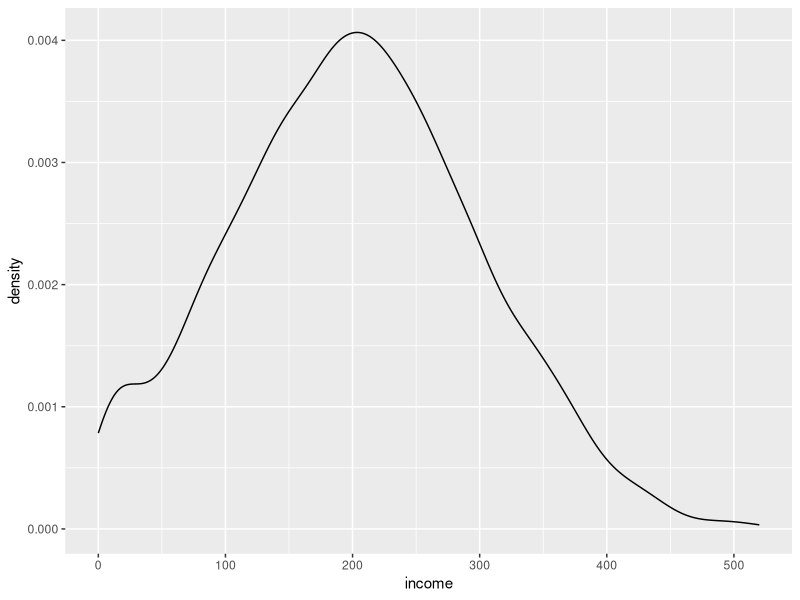
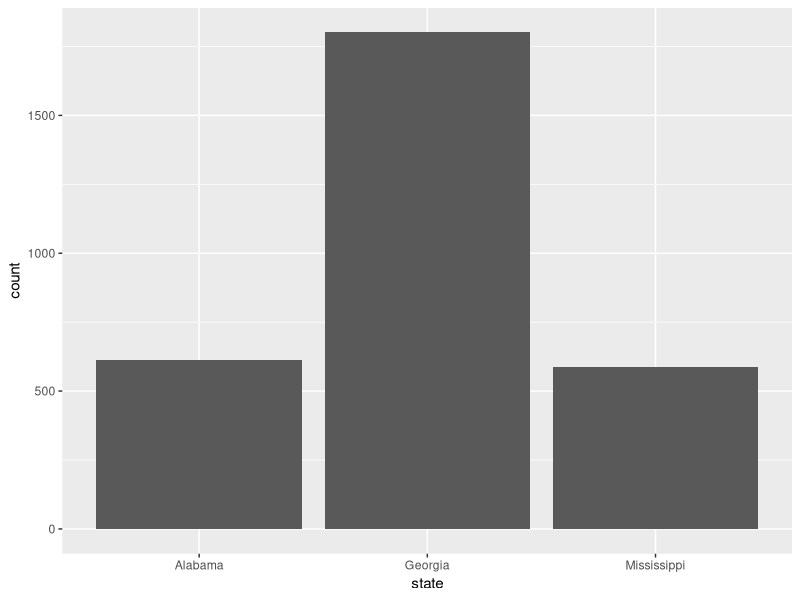

Write R code to recreate these figures, in order. (Note: this script raises an error after producing the figures.)
library(tidyverse)
library(scales)
library(truncnorm)
library(broom)

# Seeds
# https://evalf22.classes.andrewheiss.com/example/random-numbers.html#seeds
set.seed(1234)

rnorm(10)

sample(1:6, 4, replace = TRUE)
sample(1:6, 4, replace = TRUE)



# Distributions and random numbers
# https://evalf22.classes.andrewheiss.com/example/random-numbers.html
set.seed(1234)
n_people <- 3000
fake_people <- tibble(
  person_id = 1:n_people
) %>% 
  mutate(income = rnorm(n_people, mean = 200, sd = 100)) %>% 
  mutate(income = round(income, 0)) %>% 
  mutate(state = sample(c("Mississippi", "Alabama", "Georgia"),
                        n_people, 
                        replace = TRUE,
                        prob = c(0.2, 0.2, 0.6))) %>% 
  mutate(treatment = sample(c("Control", "Treatment"),
                            n_people,
                            replace = TRUE,
                            prob = c(2/3, 1/3))) %>% 
  mutate(income_uniform = runif(n_people, 500, 700)) %>% 
  mutate(income = ifelse(income < 0, 10, income),
         income_fixed = rtruncnorm(n_people, mean = 100, sd = 100, a = 0, b = 300))

runif(10, min = 5, max = 10)
sample(400:800, 10, replace = TRUE)



fake_people %>% 
  summarize(avg_income = mean(income))

ggplot(fake_people,
       aes(x = income)) +
  geom_density()

ggplot(fake_people, aes(x = state)) +
  geom_bar()



## Histograms, density plots, and bar charts


## Uniform (sample and runif)
## Normal
## Truncated normal
## Beta
## Binomial
## Poisson


# Rescaling things


# Connecting columns
## Draw a DAG
## Baseline value + effect from incoming nodes + noise

n_cookie_people <- 2001

cookie_data <- tibble(id = 1:n_cookie_people) %>% 
  # Exogneous things
  mutate(likes_blue = sample(c(TRUE, FALSE), n_cookie_people, 
                             replace = TRUE, prob = c(0.3, 0.7))) %>% 
  mutate(cookie_baseline = rtruncnorm(n_cookie_people, 
                                      mean = 3, sd = 1, a = 0),
         cookie_blue_boost = rnorm(n_cookie_people, 
                                   mean = 1.5, sd = 0.25) * likes_blue,
         cookies = cookie_baseline + cookie_blue_boost) %>% 
  mutate(net_prob_baseline = 0.5,
         like_blue_effect = -0.2,
         net_prob = baseline + effects,
         net = sample(c("Yes", "No"), n_people, prob = c(net_prob, 1 - net_prob)))  
  mutate(happiness_baseline = rnorm(n_cookie_people, 50, 15),
         happiness_blue_boost = 5 * likes_blue,
         happiness_cookie_boost = cookies * 5,
         happiness = happiness_baseline + happiness_blue_boost + 
           happiness_cookie_boost)

ggplot(cookie_data, aes(x = cookies, y = happiness)) +
  geom_point() +
  geom_smooth(method = "lm")

test_model <- lm(happiness ~ cookies + likes_blue, data = cookie_data)
tidy(test_model)

ggplot(cookie_data, aes(x = happiness_baseline)) +
  geom_density()

ggplot(cookie_data, aes(x = likes_blue)) +
  geom_bar()

ggplot(cookie_data, aes(x = likes_blue, y = cookies)) +
  geom_boxplot()

test_model <- lm(cookies ~ likes_blue, data = cookie_data)
tidy(test_model)

library(forcats)
